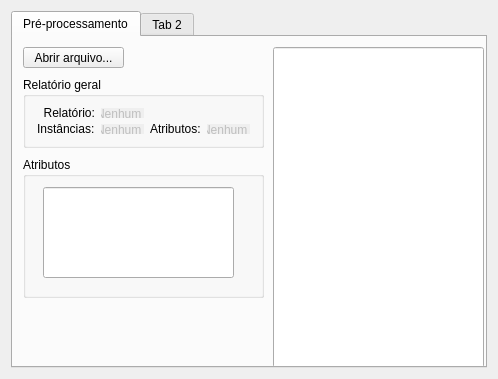
<?xml version="1.0" encoding="UTF-8"?>
<ui version="4.0">
 <class>Janela</class>
 <widget class="QWidget" name="Janela">
  <property name="geometry">
   <rect>
    <x>0</x>
    <y>0</y>
    <width>498</width>
    <height>379</height>
   </rect>
  </property>
  <property name="windowTitle">
   <string>Janela</string>
  </property>
  <layout class="QGridLayout" name="gridLayout_2">
   <item row="0" column="0">
    <widget class="QTabWidget" name="tabWidget">
     <widget class="QWidget" name="tab_preProcess">
      <attribute name="title">
       <string>Pré-processamento</string>
      </attribute>
      <widget class="QPushButton" name="pushButton_abrir">
       <property name="geometry">
        <rect>
         <x>10</x>
         <y>10</y>
         <width>101</width>
         <height>21</height>
        </rect>
       </property>
       <property name="maximumSize">
        <size>
         <width>101</width>
         <height>21</height>
        </size>
       </property>
       <property name="font">
        <font>
         <italic>false</italic>
         <underline>false</underline>
         <strikeout>false</strikeout>
        </font>
       </property>
       <property name="cursor">
        <cursorShape>ArrowCursor</cursorShape>
       </property>
       <property name="layoutDirection">
        <enum>Qt::LeftToRight</enum>
       </property>
       <property name="autoFillBackground">
        <bool>false</bool>
       </property>
       <property name="text">
        <string>Abrir arquivo...</string>
       </property>
       <property name="autoDefault">
        <bool>true</bool>
       </property>
       <property name="default">
        <bool>false</bool>
       </property>
       <property name="flat">
        <bool>false</bool>
       </property>
      </widget>
      <widget class="QGroupBox" name="groupBox_relatorioGeral">
       <property name="geometry">
        <rect>
         <x>10</x>
         <y>40</y>
         <width>241</width>
         <height>71</height>
        </rect>
       </property>
       <property name="title">
        <string>Relatório geral</string>
       </property>
       <property name="flat">
        <bool>false</bool>
       </property>
       <property name="checkable">
        <bool>false</bool>
       </property>
       <layout class="QGridLayout" name="gridLayout">
        <item row="0" column="0">
         <widget class="QLabel" name="label_relatorio">
          <property name="text">
           <string>  Relatório:</string>
          </property>
         </widget>
        </item>
        <item row="0" column="1">
         <widget class="QLineEdit" name="lineEdit_relatorio">
          <property name="enabled">
           <bool>false</bool>
          </property>
          <property name="font">
           <font>
            <stylestrategy>PreferDefault</stylestrategy>
            <kerning>true</kerning>
           </font>
          </property>
          <property name="cursor">
           <cursorShape>ArrowCursor</cursorShape>
          </property>
          <property name="text">
           <string>Nenhum</string>
          </property>
          <property name="frame">
           <bool>false</bool>
          </property>
         </widget>
        </item>
        <item row="1" column="0">
         <widget class="QLabel" name="label_instancias">
          <property name="text">
           <string>Instâncias:</string>
          </property>
         </widget>
        </item>
        <item row="1" column="2">
         <widget class="QLabel" name="label_atributos">
          <property name="text">
           <string>Atributos:</string>
          </property>
         </widget>
        </item>
        <item row="1" column="3">
         <widget class="QLineEdit" name="lineEdit_atributos">
          <property name="enabled">
           <bool>false</bool>
          </property>
          <property name="cursor">
           <cursorShape>ArrowCursor</cursorShape>
          </property>
          <property name="text">
           <string>Nenhum</string>
          </property>
          <property name="frame">
           <bool>false</bool>
          </property>
         </widget>
        </item>
        <item row="1" column="1">
         <widget class="QLineEdit" name="lineEdit_instancias">
          <property name="enabled">
           <bool>false</bool>
          </property>
          <property name="cursor">
           <cursorShape>ArrowCursor</cursorShape>
          </property>
          <property name="text">
           <string>Nenhum</string>
          </property>
          <property name="frame">
           <bool>false</bool>
          </property>
         </widget>
        </item>
       </layout>
      </widget>
      <widget class="QGroupBox" name="groupBox_atributos">
       <property name="geometry">
        <rect>
         <x>10</x>
         <y>120</y>
         <width>241</width>
         <height>141</height>
        </rect>
       </property>
       <property name="title">
        <string>Atributos</string>
       </property>
       <widget class="QLineEdit" name="lineEdit_todosAtributos">
        <property name="geometry">
         <rect>
          <x>20</x>
          <y>30</y>
          <width>191</width>
          <height>91</height>
         </rect>
        </property>
        <property name="readOnly">
         <bool>true</bool>
        </property>
       </widget>
      </widget>
      <widget class="QLineEdit" name="lineEdit_5">
       <property name="geometry">
        <rect>
         <x>260</x>
         <y>10</y>
         <width>211</width>
         <height>321</height>
        </rect>
       </property>
      </widget>
     </widget>
     <widget class="QWidget" name="tab_2">
      <attribute name="title">
       <string>Tab 2</string>
      </attribute>
     </widget>
    </widget>
   </item>
  </layout>
 </widget>
 <layoutdefault spacing="6" margin="11"/>
 <resources/>
 <connections/>
 <slots>
  <slot>abrirArquivo()</slot>
 </slots>
</ui>
